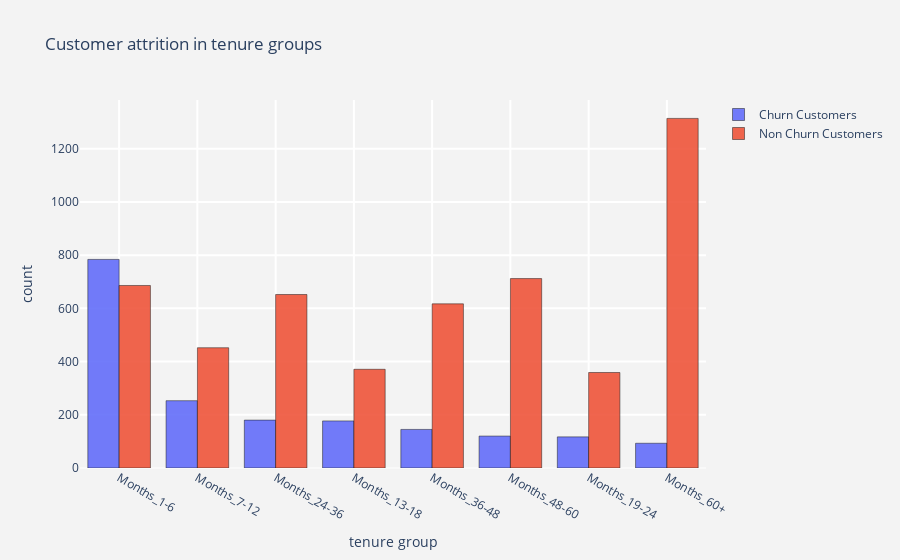

Here is the notebook cell this chart was saved with:
### Code cell
#cusomer attrition in tenure groups
tg_ch  =  churn["tenure_group"].value_counts().reset_index()
tg_ch.columns  = ["tenure_group","count"]
tg_nch =  not_churn["tenure_group"].value_counts().reset_index()
tg_nch.columns = ["tenure_group","count"]

#bar - churn
trace1 = go.Bar(x = tg_ch["tenure_group"]  , y = tg_ch["count"],
                name = "Churn Customers",
                marker = dict(line = dict(width = .5,color = "black")),
                opacity = .9)

#bar - not churn
trace2 = go.Bar(x = tg_nch["tenure_group"] , y = tg_nch["count"],
                name = "Non Churn Customers",
                marker = dict(line = dict(width = .5,color = "black")),
                opacity = .9)

layout = go.Layout(dict(title = "Customer attrition in tenure groups",
                        plot_bgcolor  = "rgb(243,243,243)",
                        paper_bgcolor = "rgb(243,243,243)",
                        xaxis = dict(gridcolor = 'rgb(255, 255, 255)',
                                     title = "tenure group",
                                     zerolinewidth=1,ticklen=5,gridwidth=2),
                        yaxis = dict(gridcolor = 'rgb(255, 255, 255)',
                                     title = "count",
                                     zerolinewidth=1,ticklen=5,gridwidth=2),
                       )
                  )
data = [trace1,trace2]
fig  = go.Figure(data=data,layout=layout)
py.iplot(fig)

### Figure 1 — Plotly figure (JSON) as saved in the notebook; plotly's stock layout.template omitted (floating-point values rounded to 4 significant figures)
{"data": [{"marker": {"line": {"color": "black", "width": 0.5}}, "name": "Churn Customers", "opacity": 0.9, "type": "bar", "x": ["Months_1-6", "Months_7-12", "Months_24-36", "Months_13-18", "Months_36-48", "Months_48-60", "Months_19-24", "Months_60+"], "y": [784, 253, 180, 177, 145, 120, 117, 93]}, {"marker": {"line": {"color": "black", "width": 0.5}}, "name": "Non Churn Customers", "opacity": 0.9, "type": "bar", "x": ["Months_60+", "Months_48-60", "Months_1-6", "Months_24-36", "Months_36-48", "Months_7-12", "Months_13-18", "Months_19-24"], "y": [1314, 712, 686, 652, 617, 452, 371, 359]}], "layout": {"paper_bgcolor": "rgb(243,243,243)", "plot_bgcolor": "rgb(243,243,243)", "title": {"text": "Customer attrition in tenure groups"}, "xaxis": {"gridcolor": "rgb(255, 255, 255)", "gridwidth": 2, "ticklen": 5, "title": {"text": "tenure group"}, "zerolinewidth": 1}, "yaxis": {"gridcolor": "rgb(255, 255, 255)", "gridwidth": 2, "ticklen": 5, "title": {"text": "count"}, "zerolinewidth": 1}}}
